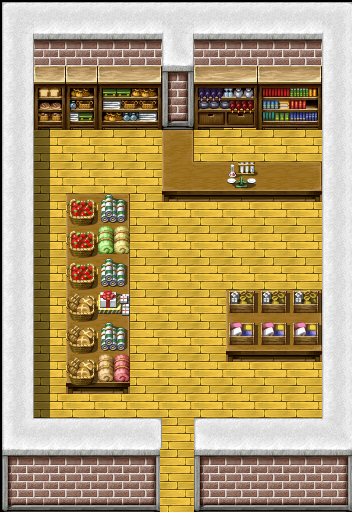

This game map was drawn from its Tiled (.tmx) file and the tilesets committed beside it. A one-line description and the trimmed map source follow:
An orthogonal 11x16 tile map with 32x32 px tiles, 3 tile layers (ground, meta, door) and 1 object.

<map version="1.0" orientation="orthogonal" renderorder="right-down" width="11" height="16" tilewidth="32" tileheight="32" nextobjectid="2">
 <tileset firstgid="1" name="商店2" tilewidth="32" tileheight="32" tilecount="176">
  <image source="商店2.PNG" width="357" height="514" />
 </tileset>
 <layer name="ground" width="11" height="16">
  <data>[176 cells, 176 non-empty, 175 distinct tile ids]</data>
 </layer>
 <layer name="meta" width="11" height="16">
  <data>[176 cells, 116 non-empty, 116 distinct tile ids]</data>
 </layer>
 <layer name="door" width="11" height="16">
  <data>[176 cells, 2 non-empty, 1 distinct tile ids]</data>
 </layer>
 <objectgroup name="object">
  <object id="1" x="225" y="129" width="32" height="32" />
 </objectgroup>
</map>
